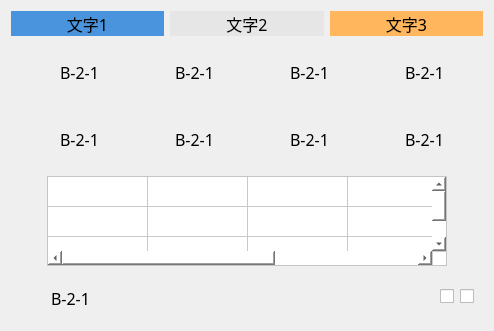
   <widget class="QWidget" name="verLayWidget12_2" native="true">
    <property name="geometry">
     <rect>
      <x>1500</x>
      <y>300</y>
      <width>404</width>
      <height>301</height>
     </rect>
    </property>
    <layout class="QVBoxLayout" name="verticalLayout_18">
     <item>
      <layout class="QHBoxLayout" name="horizontalLayout_134">
       <item>
        <widget class="QLabel" name="label_135">
         <property name="minimumSize">
          <size>
           <width>0</width>
           <height>25</height>
          </size>
         </property>
         <property name="maximumSize">
          <size>
           <width>16777215</width>
           <height>25</height>
          </size>
         </property>
         <property name="font">
          <font>
           <family>黑体</family>
           <pointsize>12</pointsize>
          </font>
         </property>
         <property name="autoFillBackground">
          <bool>false</bool>
         </property>
         <property name="styleSheet">
          <string notr="true">background-color: rgb(74, 148, 222);</string>
         </property>
         <property name="text">
          <string>文字1</string>
         </property>
         <property name="alignment">
          <set>Qt::AlignCenter</set>
         </property>
        </widget>
       </item>
       <item>
        <widget class="QLabel" name="label_148">
         <property name="minimumSize">
          <size>
           <width>0</width>
           <height>25</height>
          </size>
         </property>
         <property name="maximumSize">
          <size>
           <width>16777215</width>
           <height>25</height>
          </size>
         </property>
         <property name="font">
          <font>
           <family>黑体</family>
           <pointsize>12</pointsize>
          </font>
         </property>
         <property name="autoFillBackground">
          <bool>false</bool>
         </property>
         <property name="styleSheet">
          <string notr="true">background-color: rgb(230, 230, 230);</string>
         </property>
         <property name="text">
          <string>文字2</string>
         </property>
         <property name="alignment">
          <set>Qt::AlignCenter</set>
         </property>
        </widget>
       </item>
       <item>
        <widget class="QLabel" name="label_149">
         <property name="minimumSize">
          <size>
           <width>0</width>
           <height>25</height>
          </size>
         </property>
         <property name="maximumSize">
          <size>
           <width>16777215</width>
           <height>25</height>
          </size>
         </property>
         <property name="font">
          <font>
           <family>黑体</family>
           <pointsize>12</pointsize>
          </font>
         </property>
         <property name="autoFillBackground">
          <bool>false</bool>
         </property>
         <property name="styleSheet">
          <string notr="true">background-color: rgb(255, 182, 92);</string>
         </property>
         <property name="text">
          <string>文字3</string>
         </property>
         <property name="alignment">
          <set>Qt::AlignCenter</set>
         </property>
        </widget>
       </item>
      </layout>
     </item>
     <item>
      <widget class="QWidget" name="widget" native="true">
       <layout class="QHBoxLayout" name="horizontalLayout_135">
        <item>
         <widget class="QWidget" name="widget" native="true">
          <layout class="QHBoxLayout" name="horizontalLayout_136">
           <item>
            <widget class="QLabel" name="label_150">
             <property name="minimumSize">
              <size>
               <width>25</width>
               <height>25</height>
              </size>
             </property>
             <property name="maximumSize">
              <size>
               <width>25</width>
               <height>25</height>
              </size>
             </property>
             <property name="styleSheet">
              <string notr="true">border-image: url(:/img/false.png);</string>
             </property>
             <property name="text">
              <string/>
             </property>
            </widget>
           </item>
           <item>
            <widget class="QLabel" name="label1_92">
             <property name="minimumSize">
              <size>
               <width>60</width>
               <height>25</height>
              </size>
             </property>
             <property name="maximumSize">
              <size>
               <width>60</width>
               <height>25</height>
              </size>
             </property>
             <property name="font">
              <font>
               <family>黑体</family>
               <pointsize>12</pointsize>
              </font>
             </property>
             <property name="text">
              <string>B-2-1</string>
             </property>
            </widget>
           </item>
          </layout>
         </widget>
        </item>
        <item>
         <widget class="QWidget" name="widget" native="true">
          <layout class="QHBoxLayout" name="horizontalLayout_137">
           <item>
            <widget class="QLabel" name="label_151">
             <property name="minimumSize">
              <size>
               <width>25</width>
               <height>25</height>
              </size>
             </property>
             <property name="maximumSize">
              <size>
               <width>25</width>
               <height>25</height>
              </size>
             </property>
             <property name="styleSheet">
              <string notr="true">border-image: url(:/img/false.png);</string>
             </property>
             <property name="text">
              <string/>
             </property>
            </widget>
           </item>
           <item>
            <widget class="QLabel" name="label1_155">
             <property name="minimumSize">
              <size>
               <width>60</width>
               <height>25</height>
              </size>
             </property>
             <property name="maximumSize">
              <size>
               <width>60</width>
               <height>25</height>
              </size>
             </property>
             <property name="font">
              <font>
               <family>黑体</family>
               <pointsize>12</pointsize>
              </font>
             </property>
             <property name="text">
              <string>B-2-1</string>
             </property>
            </widget>
           </item>
          </layout>
         </widget>
        </item>
        <item>
         <widget class="QWidget" name="widget" native="true">
          <layout class="QHBoxLayout" name="horizontalLayout_138">
           <item>
            <widget class="QLabel" name="label_152">
             <property name="minimumSize">
              <size>
               <width>25</width>
               <height>25</height>
              </size>
             </property>
             <property name="maximumSize">
              <size>
               <width>25</width>
               <height>25</height>
              </size>
             </property>
             <property name="styleSheet">
              <string notr="true">border-image: url(:/img/false.png);</string>
             </property>
             <property name="text">
              <string/>
             </property>
            </widget>
           </item>
           <item>
            <widget class="QLabel" name="label1_156">
             <property name="minimumSize">
              <size>
               <width>60</width>
               <height>25</height>
              </size>
             </property>
             <property name="maximumSize">
              <size>
               <width>60</width>
               <height>25</height>
              </size>
             </property>
             <property name="font">
              <font>
               <family>黑体</family>
               <pointsize>12</pointsize>
              </font>
             </property>
             <property name="text">
              <string>B-2-1</string>
             </property>
            </widget>
           </item>
          </layout>
         </widget>
        </item>
        <item>
         <widget class="QWidget" name="widget" native="true">
          <layout class="QHBoxLayout" name="horizontalLayout_139">
           <item>
            <widget class="QLabel" name="label_153">
             <property name="minimumSize">
              <size>
               <width>25</width>
               <height>25</height>
              </size>
             </property>
             <property name="maximumSize">
              <size>
               <width>25</width>
               <height>25</height>
              </size>
             </property>
             <property name="styleSheet">
              <string notr="true">border-image: url(:/img/false.png);</string>
             </property>
             <property name="text">
              <string/>
             </property>
            </widget>
           </item>
           <item>
            <widget class="QLabel" name="label1_171">
             <property name="minimumSize">
              <size>
               <width>60</width>
               <height>25</height>
              </size>
             </property>
             <property name="maximumSize">
              <size>
               <width>60</width>
               <height>25</height>
              </size>
             </property>
             <property name="font">
              <font>
               <family>黑体</family>
               <pointsize>12</pointsize>
              </font>
             </property>
             <property name="text">
              <string>B-2-1</string>
             </property>
            </widget>
           </item>
          </layout>
         </widget>
        </item>
       </layout>
      </widget>
     </item>
     <item>
      <widget class="QWidget" name="widget" native="true">
       <layout class="QHBoxLayout" name="horizontalLayout_140">
        <item>
         <widget class="QWidget" name="widget" native="true">
          <layout class="QHBoxLayout" name="horizontalLayout_141">
           <item>
            <widget class="QLabel" name="label_154">
             <property name="minimumSize">
              <size>
               <width>25</width>
               <height>25</height>
              </size>
             </property>
             <property name="maximumSize">
              <size>
               <width>25</width>
               <height>25</height>
              </size>
             </property>
             <property name="text">
              <string/>
             </property>
            </widget>
           </item>
           <item>
            <widget class="QLabel" name="label1_172">
             <property name="minimumSize">
              <size>
               <width>60</width>
               <height>25</height>
              </size>
             </property>
             <property name="maximumSize">
              <size>
               <width>60</width>
               <height>25</height>
              </size>
             </property>
             <property name="font">
              <font>
               <family>黑体</family>
               <pointsize>12</pointsize>
              </font>
             </property>
             <property name="text">
              <string>B-2-1</string>
             </property>
            </widget>
           </item>
          </layout>
         </widget>
        </item>
        <item>
         <widget class="QWidget" name="widget" native="true">
          <layout class="QHBoxLayout" name="horizontalLayout_142">
           <item>
            <widget class="QLabel" name="label_155">
             <property name="minimumSize">
              <size>
               <width>25</width>
               <height>25</height>
              </size>
             </property>
             <property name="maximumSize">
              <size>
               <width>25</width>
               <height>25</height>
              </size>
             </property>
             <property name="styleSheet">
              <string notr="true">border-image: url(:/img/false.png);</string>
             </property>
             <property name="text">
              <string/>
             </property>
            </widget>
           </item>
           <item>
            <widget class="QLabel" name="label1_173">
             <property name="minimumSize">
              <size>
               <width>60</width>
               <height>25</height>
              </size>
             </property>
             <property name="maximumSize">
              <size>
               <width>60</width>
               <height>25</height>
              </size>
             </property>
             <property name="font">
              <font>
               <family>黑体</family>
               <pointsize>12</pointsize>
              </font>
             </property>
             <property name="text">
              <string>B-2-1</string>
             </property>
            </widget>
           </item>
          </layout>
         </widget>
        </item>
        <item>
         <widget class="QWidget" name="widget" native="true">
          <layout class="QHBoxLayout" name="horizontalLayout_143">
           <item>
            <widget class="QLabel" name="label_156">
             <property name="minimumSize">
              <size>
               <width>25</width>
               <height>25</height>
              </size>
             </property>
             <property name="maximumSize">
              <size>
               <width>25</width>
               <height>25</height>
              </size>
             </property>
             <property name="styleSheet">
              <string notr="true">border-image: url(:/img/false.png);</string>
             </property>
             <property name="text">
              <string/>
             </property>
            </widget>
           </item>
           <item>
            <widget class="QLabel" name="label1_174">
             <property name="minimumSize">
              <size>
               <width>60</width>
               <height>25</height>
              </size>
             </property>
             <property name="maximumSize">
              <size>
               <width>60</width>
               <height>25</height>
              </size>
             </property>
             <property name="font">
              <font>
               <family>黑体</family>
               <pointsize>12</pointsize>
              </font>
             </property>
             <property name="text">
              <string>B-2-1</string>
             </property>
            </widget>
           </item>
          </layout>
         </widget>
        </item>
        <item>
         <widget class="QWidget" name="widget" native="true">
          <layout class="QHBoxLayout" name="horizontalLayout_144">
           <item>
            <widget class="QLabel" name="label_157">
             <property name="minimumSize">
              <size>
               <width>25</width>
               <height>25</height>
              </size>
             </property>
             <property name="maximumSize">
              <size>
               <width>25</width>
               <height>25</height>
              </size>
             </property>
             <property name="styleSheet">
              <string notr="true">border-image: url(:/img/false.png);</string>
             </property>
             <property name="text">
              <string/>
             </property>
            </widget>
           </item>
           <item>
            <widget class="QLabel" name="label1_175">
             <property name="minimumSize">
              <size>
               <width>60</width>
               <height>25</height>
              </size>
             </property>
             <property name="maximumSize">
              <size>
               <width>60</width>
               <height>25</height>
              </size>
             </property>
             <property name="font">
              <font>
               <family>黑体</family>
               <pointsize>12</pointsize>
              </font>
             </property>
             <property name="text">
              <string>B-2-1</string>
             </property>
            </widget>
           </item>
          </layout>
         </widget>
        </item>
       </layout>
      </widget>
     </item>
     <item>
      <layout class="QHBoxLayout" name="horizontalLayout_145">
       <item>
        <spacer name="horizontalSpacer_34">
         <property name="orientation">
          <enum>Qt::Horizontal</enum>
         </property>
         <property name="sizeHint" stdset="0">
          <size>
           <width>40</width>
           <height>20</height>
          </size>
         </property>
        </spacer>
       </item>
       <item>
        <widget class="QTableWidget" name="tableWidget12_2">
         <property name="minimumSize">
          <size>
           <width>400</width>
           <height>90</height>
          </size>
         </property>
         <property name="maximumSize">
          <size>
           <width>400</width>
           <height>90</height>
          </size>
         </property>
         <property name="font">
          <font>
           <family>黑体</family>
           <pointsize>11</pointsize>
          </font>
         </property>
         <property name="autoFillBackground">
          <bool>false</bool>
         </property>
         <property name="styleSheet">
          <string notr="true">gridline-color: rgb(200, 200, 200);
background-color: rgb(255, 255, 255);
</string>
         </property>
         <property name="dragDropOverwriteMode">
          <bool>true</bool>
         </property>
         <property name="selectionMode">
          <enum>QAbstractItemView::NoSelection</enum>
         </property>
         <property name="showGrid">
          <bool>true</bool>
         </property>
         <property name="gridStyle">
          <enum>Qt::SolidLine</enum>
         </property>
         <property name="sortingEnabled">
          <bool>false</bool>
         </property>
         <property name="wordWrap">
          <bool>true</bool>
         </property>
         <property name="cornerButtonEnabled">
          <bool>true</bool>
         </property>
         <property name="rowCount">
          <number>3</number>
         </property>
         <property name="columnCount">
          <number>5</number>
         </property>
         <attribute name="horizontalHeaderVisible">
          <bool>false</bool>
         </attribute>
         <attribute name="horizontalHeaderCascadingSectionResizes">
          <bool>false</bool>
         </attribute>
         <attribute name="horizontalHeaderHighlightSections">
          <bool>true</bool>
         </attribute>
         <attribute name="horizontalHeaderShowSortIndicator" stdset="0">
          <bool>false</bool>
         </attribute>
         <attribute name="horizontalHeaderStretchLastSection">
          <bool>true</bool>
         </attribute>
         <attribute name="verticalHeaderVisible">
          <bool>false</bool>
         </attribute>
         <attribute name="verticalHeaderCascadingSectionResizes">
          <bool>false</bool>
         </attribute>
         <attribute name="verticalHeaderHighlightSections">
          <bool>true</bool>
         </attribute>
         <attribute name="verticalHeaderShowSortIndicator" stdset="0">
          <bool>false</bool>
         </attribute>
         <attribute name="verticalHeaderStretchLastSection">
          <bool>true</bool>
         </attribute>
         <row>
          <property name="text">
           <string>新建行</string>
          </property>
          <property name="font">
           <font>
            <family>Agency FB</family>
            <pointsize>11</pointsize>
           </font>
          </property>
         </row>
         <row>
          <property name="text">
           <string>新建行</string>
          </property>
          <property name="font">
           <font>
            <family>Agency FB</family>
            <pointsize>11</pointsize>
           </font>
          </property>
         </row>
         <row/>
         <column>
          <property name="text">
           <string>新建列</string>
          </property>
          <property name="font">
           <font>
            <pointsize>11</pointsize>
           </font>
          </property>
          <property name="foreground">
           <brush brushstyle="SolidPattern">
            <color alpha="255">
             <red>0</red>
             <green>0</green>
             <blue>0</blue>
            </color>
           </brush>
          </property>
         </column>
         <column>
          <property name="text">
           <string>新建列</string>
          </property>
          <property name="font">
           <font>
            <pointsize>11</pointsize>
           </font>
          </property>
         </column>
         <column>
          <property name="text">
           <string>新建列</string>
          </property>
          <property name="font">
           <font>
            <family>Agency FB</family>
            <pointsize>11</pointsize>
           </font>
          </property>
         </column>
         <column>
          <property name="text">
           <string>新建列</string>
          </property>
          <property name="font">
           <font>
            <family>Agency FB</family>
            <pointsize>11</pointsize>
           </font>
          </property>
         </column>
         <column/>
         <item row="0" column="0">
          <property name="text">
           <string/>
          </property>
          <property name="font">
           <font>
            <pointsize>11</pointsize>
           </font>
          </property>
         </item>
        </widget>
       </item>
       <item>
        <spacer name="horizontalSpacer_47">
         <property name="orientation">
          <enum>Qt::Horizontal</enum>
         </property>
         <property name="sizeHint" stdset="0">
          <size>
           <width>40</width>
           <height>20</height>
          </size>
         </property>
        </spacer>
       </item>
      </layout>
     </item>
     <item>
      <widget class="QWidget" name="widget" native="true">
       <layout class="QHBoxLayout" name="horizontalLayout_146">
        <item>
         <widget class="QLabel" name="label_158">
          <property name="minimumSize">
           <size>
            <width>25</width>
            <height>25</height>
           </size>
          </property>
          <property name="maximumSize">
           <size>
            <width>25</width>
            <height>25</height>
           </size>
          </property>
          <property name="styleSheet">
           <string notr="true">border-image: url(:/img/false.png);</string>
          </property>
          <property name="text">
           <string/>
          </property>
         </widget>
        </item>
        <item>
         <widget class="QLabel" name="label1_176">
          <property name="minimumSize">
           <size>
            <width>60</width>
            <height>30</height>
           </size>
          </property>
          <property name="maximumSize">
           <size>
            <width>60</width>
            <height>25</height>
           </size>
          </property>
          <property name="font">
           <font>
            <family>黑体</family>
            <pointsize>12</pointsize>
           </font>
          </property>
          <property name="text">
           <string>B-2-1</string>
          </property>
         </widget>
        </item>
        <item>
         <spacer name="horizontalSpacer_48">
          <property name="orientation">
           <enum>Qt::Horizontal</enum>
          </property>
          <property name="sizeHint" stdset="0">
           <size>
            <width>40</width>
            <height>20</height>
           </size>
          </property>
         </spacer>
        </item>
        <item>
         <widget class="QCheckBox" name="checkBox_21">
          <property name="maximumSize">
           <size>
            <width>16777215</width>
            <height>30</height>
           </size>
          </property>
          <property name="styleSheet">
           <string notr="true">QCheckBox::indicator:unchecked {
width:80px;height:25px; image:url(:/img/Off.png);
}
QCheckBox::indicator:checked {
width:80px;height:25px; image:url(:/img/On.png);
}</string>
          </property>
          <property name="text">
           <string/>
          </property>
         </widget>
        </item>
        <item>
         <widget class="QCheckBox" name="checkBox_22">
          <property name="maximumSize">
           <size>
            <width>16777215</width>
            <height>30</height>
           </size>
          </property>
          <property name="styleSheet">
           <string notr="true">QCheckBox::indicator:unchecked {
width:80px;height:25px; image:url(:/img/Off.png);
}
QCheckBox::indicator:checked {
width:80px;height:25px; image:url(:/img/On.png);
}</string>
          </property>
          <property name="text">
           <string/>
          </property>
         </widget>
        </item>
       </layout>
      </widget>
     </item>
    </layout>
   </widget>
